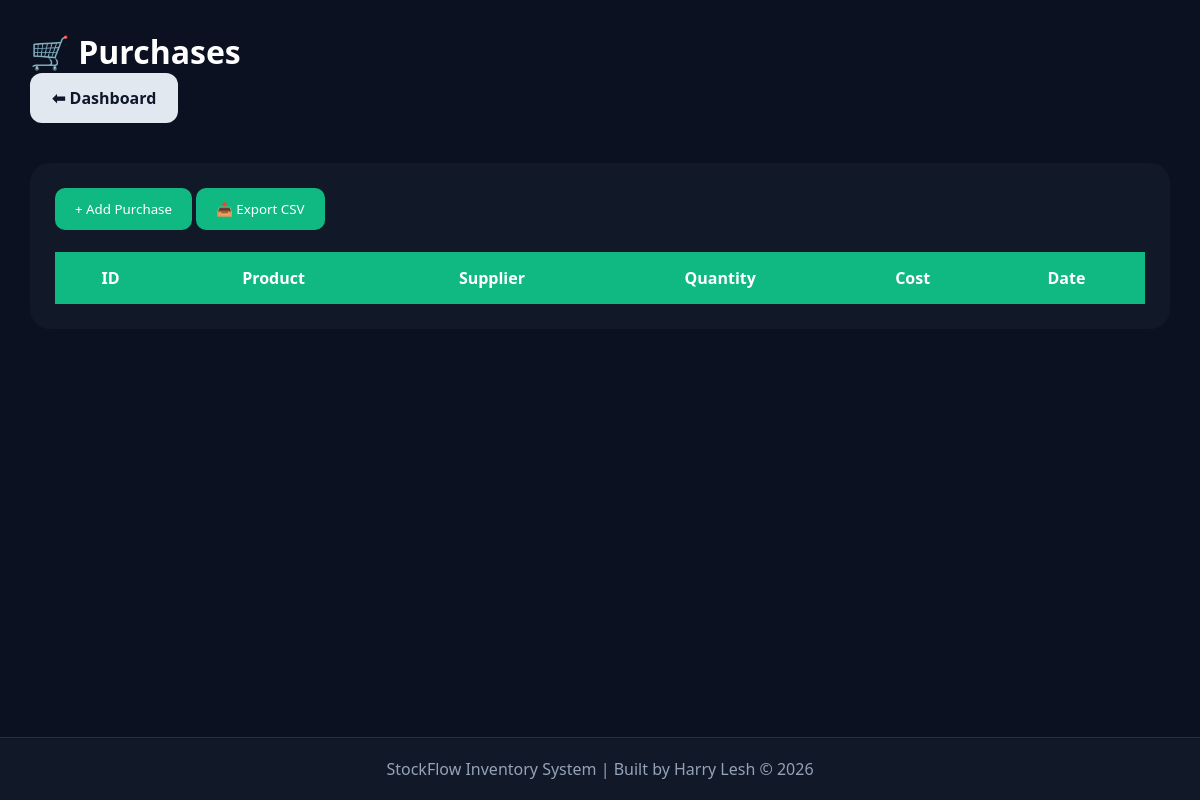
The page /purchases (signed in) on the database as committed earlier.
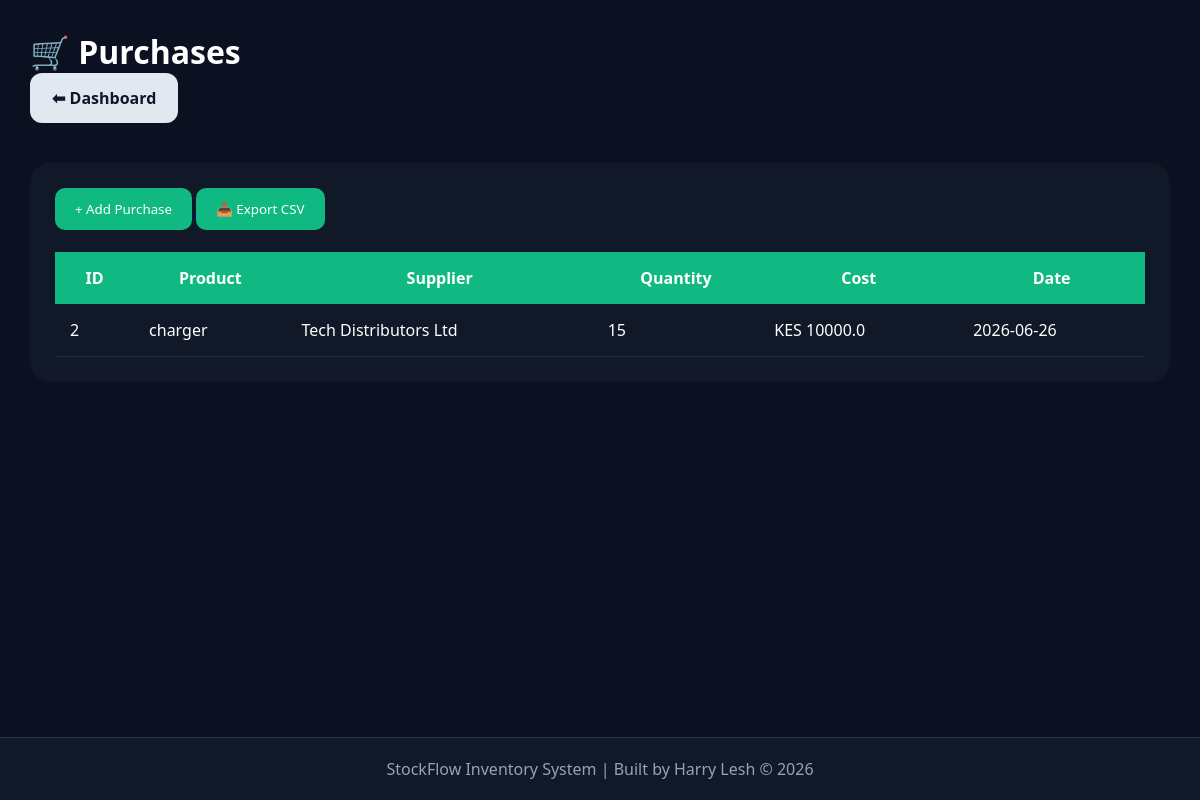
The same page on the database as committed later.
### tables this page shows
CREATE TABLE purchases(
       id INTEGER PRIMARY KEY AUTOINCREMENT,
        product_id INTEGER NOT NULL,
        supplier_id INTEGER NOT NULL,
        quantity INTEGER NOT NULL,
        cost REAL NOT NULL,
        purchase_date TEXT NOT NULL
    );

CREATE TABLE products(
        id INTEGER PRIMARY KEY AUTOINCREMENT,
        name TEXT NOT NULL,
        category TEXT NOT NULL,
        stock INTEGER NOT NULL,
        price REAL NOT NULL
    );

CREATE TABLE suppliers(
        id INTEGER PRIMARY KEY AUTOINCREMENT,
        name TEXT NOT NULL,
        phone TEXT NOT NULL,
        email TEXT NOT NULL,
        address TEXT NOT NULL
    );

### app.py (the view)
@app.route("/purchases")
def purchases():
    if "user" not in session:
        return redirect("/")
    conn = sqlite3.connect("database.db")
    cursor = conn.cursor()
    cursor.execute("""
    SELECT purchases.id,
           products.name,
           suppliers.name,
           purchases.quantity,
           purchases.cost,
           purchases.purchase_date
    FROM purchases
    JOIN products
    ON purchases.product_id = products.id
    JOIN suppliers
    ON purchases.supplier_id = suppliers.id
    ORDER BY purchases.id DESC
    """)
    purchases = cursor.fetchall()
    conn.close()
    return render_template(
        "purchases.html",
        purchases=purchases
    )

### templates/purchases.html
{% extends "layout.html" %}
{% block content %}
<div class="page-container">
    <h1>🛒 Purchases</h1>
    <a href="/dashboard" class="back-btn">
        ⬅ Dashboard
    </a>
    <div class="table-card">
        <a href="/add-purchase">
            <button class="btn-green">
                + Add Purchase
            </button>
        </a>
        <a href="/export-sales">
            <button class="btn-green">
                📥 Export CSV
            </button>
        </a>
        <br><br>
        <table>
            <thead>
                <tr>
                    <th>ID</th>
                    <th>Product</th>
                    <th>Supplier</th>
                    <th>Quantity</th>
                    <th>Cost</th>
                    <th>Date</th>
                </tr>
            </thead>
            <tbody>
                {% for purchase in purchases %}
                <tr>
                    <td>{{ purchase[0] }}</td>
                    <td>{{ purchase[1] }}</td>
                    <td>{{ purchase[2] }}</td>
                    <td>{{ purchase[3] }}</td>
                    <td>KES {{ purchase[4] }}</td>
                    <td>{{ purchase[5] }}</td>
                </tr>
                {% endfor %}
            </tbody>
        </table>
    </div>
</div>
{% endblock %}

Rows that differ between the two databases and show on the page:
added purchases: id "2", name "charger", name "Tech Distributors Ltd", quantity "15", cost "10000.0", purchase_date "2026-06-26"
